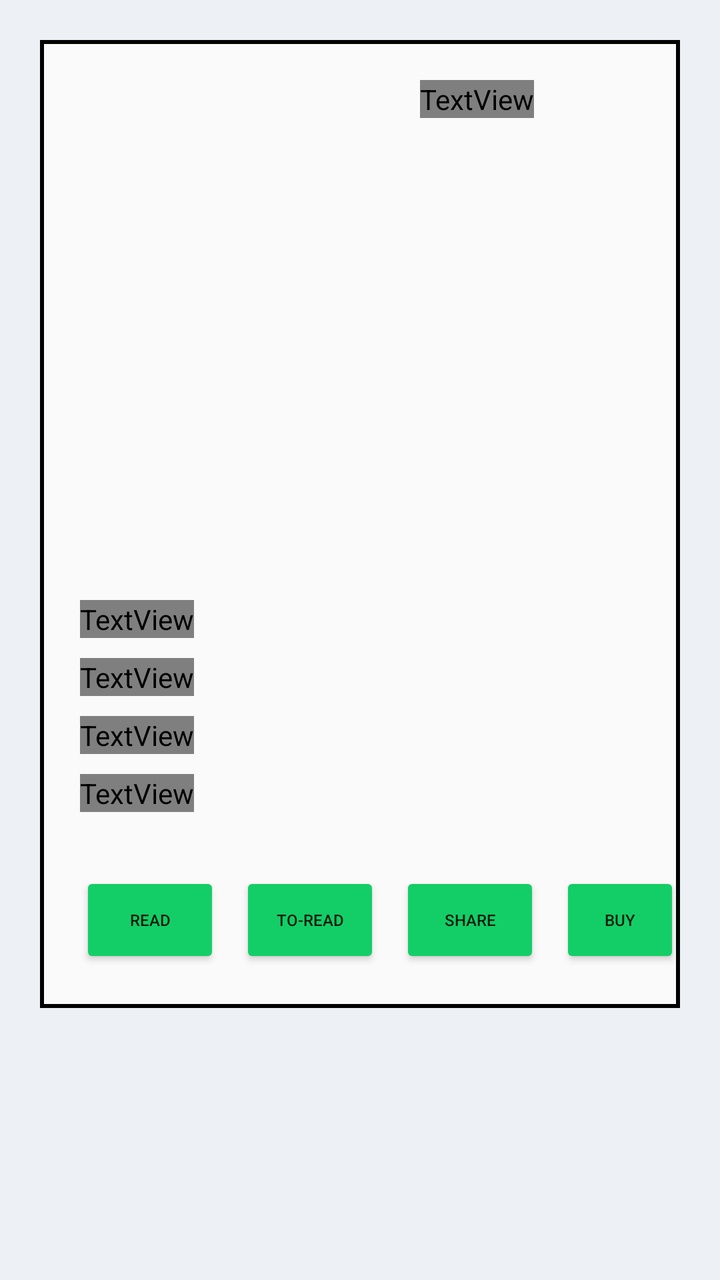
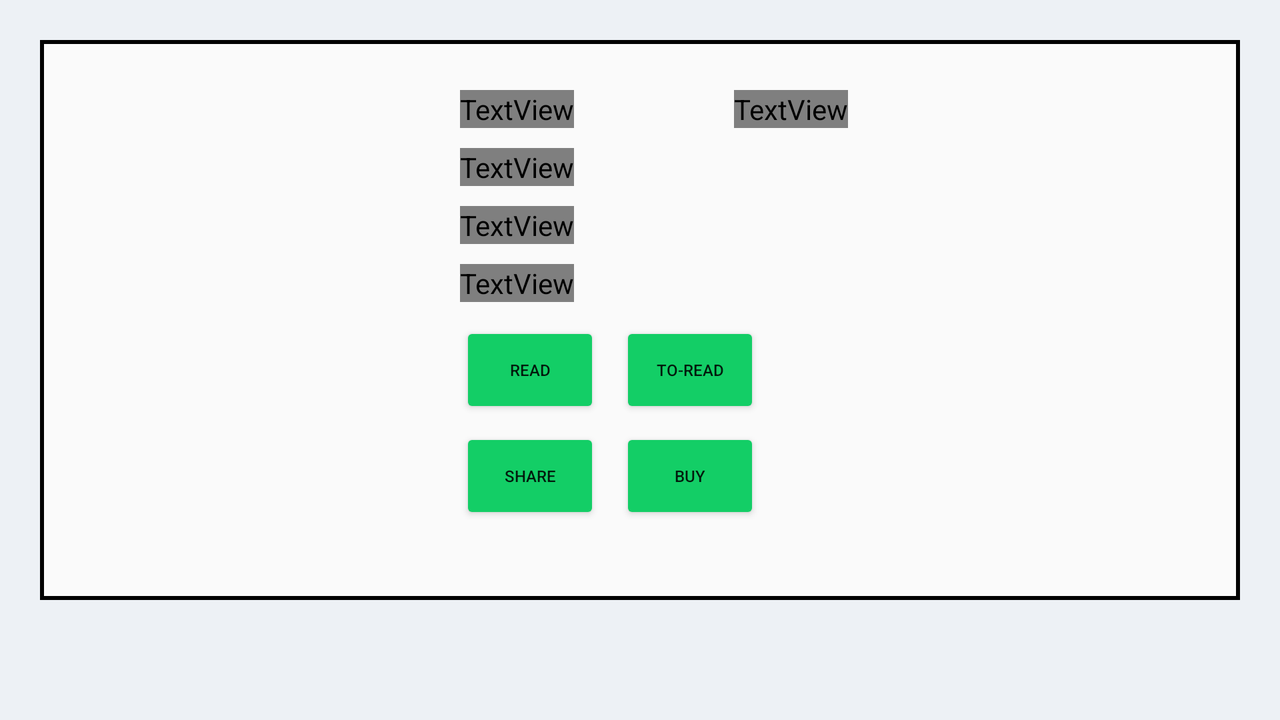

The same Android screen from two of the app's own layout files: first res/layout/ as a phone draws it, then the author's variant for another configuration, drawn on a device whose configuration selects that folder. Both files follow.
<!-- AndroidManifest.xml: application theme Theme.BooksStorage -->
<!-- res/layout/activity_book_details.xml -->
<?xml version="1.0" encoding="utf-8"?>
<LinearLayout
    android:id="@+id/bookDetailsMainLayout"
    android:layout_height="match_parent"
    android:layout_width="match_parent"
    xmlns:android="http://schemas.android.com/apk/res/android"
    android:orientation="vertical"
    android:background="@color/light_mode_main_background">


    <RelativeLayout
        android:id="@+id/detailsContainer"
        android:layout_width="wrap_content"
        android:layout_height="wrap_content"
        android:background="@drawable/border_light_mode"
        android:layout_margin="20dp">

        <ImageView
            android:id="@+id/BookDetailsCover"
            android:layout_width="@dimen/bookcover_width"
            android:layout_height="@dimen/bookcover_height"
            android:layout_alignParentStart="true"
            android:layout_alignParentTop="true"
            android:layout_margin="20dp"
            >

        </ImageView>

        <ScrollView
            android:layout_width="wrap_content"
            android:layout_height="wrap_content"
            android:layout_alignParentTop="true"
            android:layout_marginTop="20dp"
            android:layout_marginRight="20dp"
            android:layout_toRightOf="@+id/BookDetailsCover"
            android:layout_above="@id/BookDetailsReadButton"
            >

            <TextView
                android:id="@+id/BookDetailsDescription"
                android:layout_width="wrap_content"
                android:layout_height="wrap_content"
                android:text="BOOK DESCRIPTION"
                android:textColor="@color/textColor"
                android:textSize="15dp"
                android:textStyle="bold"
                >

            </TextView>
        </ScrollView>




        <TextView
            android:id="@+id/BookDetailsTitle"
            android:layout_width="wrap_content"
            android:layout_height="wrap_content"
            android:layout_below="@+id/BookDetailsCover"
            android:layout_marginLeft="20dp"
            android:layout_marginBottom="10dp"
            android:text="BOOK TITLE"
            android:textColor="@color/textColor"
            android:textSize="15dp"
            android:textStyle="bold"
            >

        </TextView>

        <TextView
            android:id="@+id/BookDetailsAuthors"
            android:layout_width="wrap_content"
            android:layout_height="wrap_content"
            android:layout_below="@id/BookDetailsTitle"
            android:layout_marginLeft="20dp"
            android:layout_marginBottom="10dp"
            android:text="BOOK AUTHORS"
            android:textColor="@color/textColor"
            android:textSize="15dp"
            android:textStyle="bold"
            >

        </TextView>

        <TextView
            android:id="@+id/BookDetailsPublishDate"
            android:layout_width="wrap_content"
            android:layout_height="wrap_content"
            android:layout_below="@id/BookDetailsAuthors"
            android:layout_marginLeft="20dp"
            android:layout_marginBottom="10dp"
            android:text="BOOK PUBLISH DATE"
            android:textColor="@color/textColor"
            android:textSize="15dp"
            android:textStyle="bold"
            >

        </TextView>

        <TextView
            android:id="@+id/BookDetailsPublisher"
            android:layout_width="wrap_content"
            android:layout_height="wrap_content"
            android:layout_below="@id/BookDetailsPublishDate"
            android:layout_marginLeft="20dp"
            android:layout_marginBottom="10dp"
            android:text="BOOK PUBLISHER"
            android:textColor="@color/textColor"
            android:textSize="15dp"
            android:textStyle="bold"
            >

        </TextView>

        <Button
            android:id="@+id/BookDetailsReadButton"
            android:layout_width="70dp"
            android:layout_height="wrap_content"
            android:onClick="BookDetailsReadAction"
            android:text="Read"
            android:textSize="8dp"
            android:layout_below="@id/BookDetailsPublisher"
            android:layout_marginTop="20dp"
            android:layout_marginLeft="20dp"
            android:layout_marginBottom="20dp"
            android:backgroundTint="@color/allRecyclerViewMoreButtonColors">

        </Button>

        <Button
            android:id="@+id/BookDetailsToReadButton"
            android:layout_width="70dp"
            android:layout_height="wrap_content"
            android:onClick="BookDetailsToReadAction"
            android:text="To-Read"
            android:textSize="8dp"
            android:layout_below="@id/BookDetailsPublisher"
            android:layout_toRightOf="@id/BookDetailsReadButton"
            android:layout_marginTop="20dp"
            android:layout_marginLeft="10dp"
            android:layout_marginBottom="20dp"
            android:backgroundTint="@color/allRecyclerViewMoreButtonColors">

        </Button>

        <Button
            android:id="@+id/BookDetailsShareButton"
            android:layout_width="70dp"
            android:layout_height="wrap_content"
            android:onClick="BookDetailsShareAction"
            android:text="Share"
            android:textSize="8dp"
            android:layout_below="@id/BookDetailsPublisher"
            android:layout_toRightOf="@id/BookDetailsToReadButton"
            android:layout_marginTop="20dp"
            android:layout_marginLeft="10dp"
            android:layout_marginBottom="20dp"
            android:backgroundTint="@color/allRecyclerViewMoreButtonColors">

        </Button>

        <Button
            android:id="@+id/BookDetailsBuyButton"
            android:layout_width="70dp"
            android:layout_height="wrap_content"
            android:onClick="BookDetailsBuyAction"
            android:text="Buy"
            android:textSize="8dp"
            android:layout_below="@id/BookDetailsPublisher"
            android:layout_toRightOf="@id/BookDetailsShareButton"
            android:layout_marginTop="20dp"
            android:layout_marginLeft="10dp"
            android:layout_marginBottom="20dp"
            android:backgroundTint="@color/allRecyclerViewMoreButtonColors"
            >

        </Button>

    </RelativeLayout>


</LinearLayout>
<!-- resources referenced by this layout -->
<resources>
  <color name="allRecyclerViewMoreButtonColors">#13ce66</color>
  <color name="light_mode_main_background">#edf1f5</color>
  <dimen name="bookcover_height">240dp</dimen>
  <dimen name="bookcover_width">150dp</dimen>
  <!-- drawable border_light_mode (drawable) -->
  <?xml version="1.0" encoding="utf-8"?>
  <layer-list xmlns:android="http://schemas.android.com/apk/res/android">
      <item>
          <shape android:shape="rectangle">
              <solid android:color="#000000" />
          </shape>
      </item>
      <item android:left="2dp" android:right="2dp"  android:top="2dp" android:bottom="2dp">
          <shape android:shape="rectangle">
              <solid android:color="#fafafa" />
          </shape>
      </item>
  </layer-list>
  <style name="Theme.BooksStorage" parent="Theme.MaterialComponents.DayNight.DarkActionBar">
          
          <item name="colorPrimary">@color/purple_500</item>
          <item name="colorPrimaryVariant">@color/purple_700</item>
          <item name="colorOnPrimary">@color/white</item>
          
          <item name="colorSecondary">@color/teal_200</item>
          <item name="colorSecondaryVariant">@color/teal_700</item>
          <item name="colorOnSecondary">@color/black</item>
          
          <item name="android:statusBarColor" tools:targetApi="l">?attr/colorPrimaryVariant</item>
          
      </style>
  <color name="purple_500">#FF6200EE</color>
  <color name="purple_700">#FF3700B3</color>
  <color name="white">#FFFFFFFF</color>
  <color name="teal_200">#FF03DAC5</color>
  <color name="teal_700">#FF018786</color>
  <color name="black">#FF000000</color>
</resources>
<!-- res/layout-land/activity_book_details.xml (the author's variant of the layout above) -->
<!-- drawn on the phone turned sideways -->
<?xml version="1.0" encoding="utf-8"?>
<LinearLayout
    android:id="@+id/bookDetailsMainLayout"
    android:layout_height="match_parent"
    android:layout_width="match_parent"
    xmlns:android="http://schemas.android.com/apk/res/android"
    android:orientation="horizontal"
    android:background="@color/light_mode_main_background">


    <RelativeLayout
        android:id="@+id/detailsContainer"
        android:layout_width="match_parent"
        android:layout_height="wrap_content"
        android:background="@drawable/border_light_mode"
        android:layout_margin="20dp">

        <ImageView
            android:id="@+id/BookDetailsCover"
            android:layout_width="@dimen/bookcover_width"
            android:layout_height="@dimen/bookcover_height"
            android:layout_alignParentStart="true"
            android:layout_alignParentTop="true"
            android:layout_margin="20dp"
            >

        </ImageView>

        <TextView
            android:id="@+id/BookDetailsTitle"
            android:layout_width="wrap_content"
            android:layout_height="wrap_content"
            android:layout_toRightOf="@+id/BookDetailsCover"
            android:layout_marginTop="25dp"
            android:layout_marginLeft="20dp"
            android:layout_marginBottom="10dp"
            android:text="BOOK TITLE"
            android:textColor="@color/textColor"
            android:textSize="15dp"
            android:textStyle="bold">

        </TextView>

        <TextView
            android:id="@+id/BookDetailsAuthors"
            android:layout_width="wrap_content"
            android:layout_height="wrap_content"
            android:layout_toRightOf="@+id/BookDetailsCover"
            android:layout_below="@id/BookDetailsTitle"
            android:layout_marginLeft="20dp"
            android:layout_marginBottom="10dp"
            android:text="BOOK AUTHORS"
            android:textColor="@color/textColor"
            android:textSize="15dp"
            android:textStyle="bold"
            >

        </TextView>

        <TextView
            android:id="@+id/BookDetailsPublishDate"
            android:layout_width="wrap_content"
            android:layout_height="wrap_content"
            android:layout_toRightOf="@+id/BookDetailsCover"
            android:layout_below="@id/BookDetailsAuthors"
            android:layout_marginLeft="20dp"
            android:layout_marginBottom="10dp"
            android:text="BOOK PUBLISH DATE"
            android:textColor="@color/textColor"
            android:textSize="15dp"
            android:textStyle="bold"
            >

        </TextView>

        <TextView
            android:id="@+id/BookDetailsPublisher"
            android:layout_width="wrap_content"
            android:layout_height="wrap_content"
            android:layout_toRightOf="@+id/BookDetailsCover"
            android:layout_below="@id/BookDetailsPublishDate"
            android:layout_marginLeft="20dp"
            android:layout_marginBottom="10dp"
            android:text="BOOK PUBLISHER"
            android:textColor="@color/textColor"
            android:textSize="15dp"
            android:textStyle="bold"
            >

        </TextView>

        <Button
            android:id="@+id/BookDetailsReadButton"
            android:layout_width="70dp"
            android:layout_height="wrap_content"
            android:onClick="BookDetailsReadAction"
            android:text="Read"
            android:textSize="8dp"
            android:layout_toRightOf="@+id/BookDetailsCover"
            android:layout_below="@id/BookDetailsPublisher"
            android:layout_marginLeft="20dp"
            android:layout_marginBottom="5dp"
            android:backgroundTint="@color/allRecyclerViewMoreButtonColors">

        </Button>

        <Button
            android:id="@+id/BookDetailsToReadButton"
            android:layout_width="70dp"
            android:layout_height="wrap_content"
            android:onClick="BookDetailsToReadAction"
            android:text="To-Read"
            android:textSize="8dp"
            android:layout_toRightOf="@+id/BookDetailsReadButton"
            android:layout_below="@id/BookDetailsPublisher"
            android:layout_marginLeft="10dp"
            android:layout_marginBottom="5dp"
            android:backgroundTint="@color/allRecyclerViewMoreButtonColors">

        </Button>

        <Button
            android:id="@+id/BookDetailsShareButton"
            android:layout_width="70dp"
            android:layout_height="wrap_content"
            android:onClick="BookDetailsShareAction"
            android:text="Share"
            android:textSize="8dp"
            android:layout_below="@id/BookDetailsReadButton"
            android:layout_toRightOf="@+id/BookDetailsCover"
            android:layout_marginLeft="20dp"
            android:layout_marginBottom="5dp"
            android:backgroundTint="@color/allRecyclerViewMoreButtonColors">

        </Button>

        <Button
            android:id="@+id/BookDetailsBuyButton"
            android:layout_width="70dp"
            android:layout_height="wrap_content"
            android:onClick="BookDetailsBuyAction"
            android:text="Buy"
            android:textSize="8dp"
            android:layout_below="@id/BookDetailsToReadButton"
            android:layout_toRightOf="@+id/BookDetailsShareButton"
            android:layout_marginLeft="10dp"
            android:layout_marginBottom="5dp"
            android:backgroundTint="@color/allRecyclerViewMoreButtonColors"
            >

        </Button>

        <ScrollView
            android:layout_width="wrap_content"
            android:layout_height="wrap_content"
            android:layout_alignParentTop="true"
            android:layout_marginTop="25dp"
            android:layout_marginLeft="80dp"
            android:layout_marginRight="5dp"
            android:layout_toRightOf="@+id/BookDetailsTitle"
            >

            <TextView
                android:id="@+id/BookDetailsDescription"
                android:layout_width="wrap_content"
                android:layout_height="wrap_content"
                android:text="BOOK DESCRIPTION"
                android:textColor="@color/textColor"
                android:textSize="15dp"
                android:textStyle="bold"
                >

            </TextView>
        </ScrollView>










    </RelativeLayout>


</LinearLayout>
